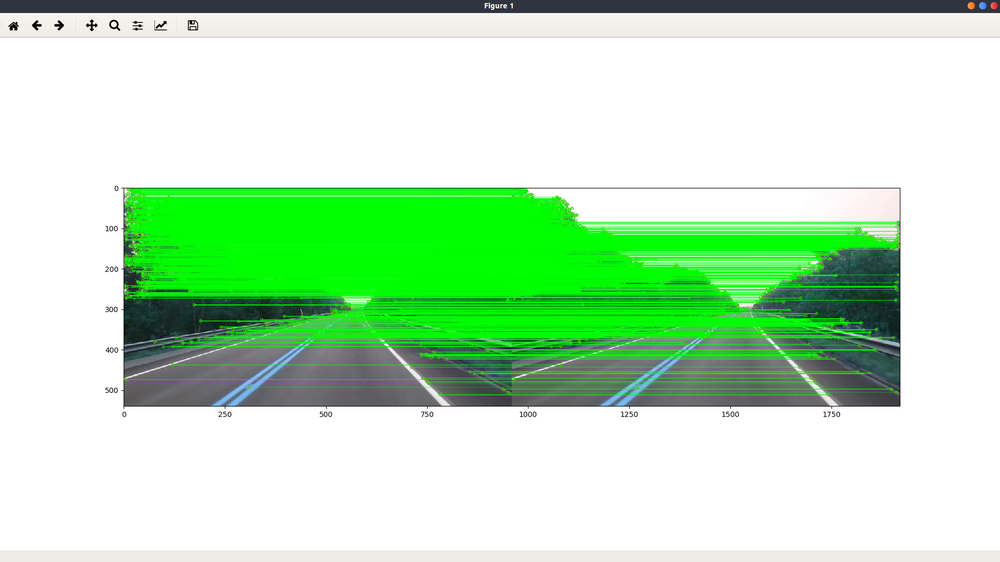
#> input picture flann_map.png, 1000 x 562 px, shrunk from 1917 x 1077 before the run
$ python -i display.py   (imports and definitions only)
#> lines starting #> are read from the running program, lines starting #| are printed output that depends on the picture
#> further down, picture is the input picture: shape (562, 1000, 3); mean B, G, R 190.7, 228.9, 189.4
import cv2
import numpy as np
import matplotlib.pyplot as plt
import sdl2
import sdl2.ext
from PIL import Image
import time
import pickle


class Extractor:
    def __init__(self):
        pass

    def returnPoints(self):
        return self.points

    def getFrame(self, frame):
        # FLANN based Matcher
        points = []

        frame1 = frame
        frame2 = cv2.cvtColor(frame, cv2.IMREAD_GRAYSCALE)
        # Initiate SIFT detector
        sift = cv2.xfeatures2d.SIFT_create()

        # Find the keypoints and descriptors with SIFT
        kp1, des1 = sift.detectAndCompute(frame1, None)
#> kp1 = 568 keypoints; strongest (x, y, size): (92, 21, 2), (96, 25, 2), (87, 25, 2), (92, 29, 2)
        kp2, des2 = sift.detectAndCompute(frame2, None)
#> kp2 has the same summary as kp1

        # FLANN parameters
        FLANN_INDEX_KDTREE = 0
        index_params = dict(algorithm=FLANN_INDEX_KDTREE, trees=5)
        search_params = dict(checks=25)

        flann = cv2.FlannBasedMatcher(index_params, search_params)

        matches = flann.knnMatch(des1, des2, k=2)
#> matches = 568 matches
        # Need to draw only good matches, so create a mask
        matchesMask = [[0,0] for i in range(len(matches))]
#> matchesMask = 568 pairs, first value 0 to 0, second value 0 to 0


        # Ratio test as per Lowe's paper
        for i,(m,n) in enumerate(matches):
            points.append([n.trainIdx, n.queryIdx])
            if m.distance < 0.7*n.distance:
                matchesMask[i] = [0,0]
#> after the loop, points = 568 pairs, first value 2 to 566, second value 0 to 567

        draw_params = dict(matchColor = (20, 200, 0),
                           singlePointColor = (255, 0, 0),
                           matchesMask = matchesMask,
                           flags = 0)
#> draw_params = 4 items

        img3 = cv2.drawMatchesKnn(frame1, kp1, frame2, kp2, matches, None, **draw_params)
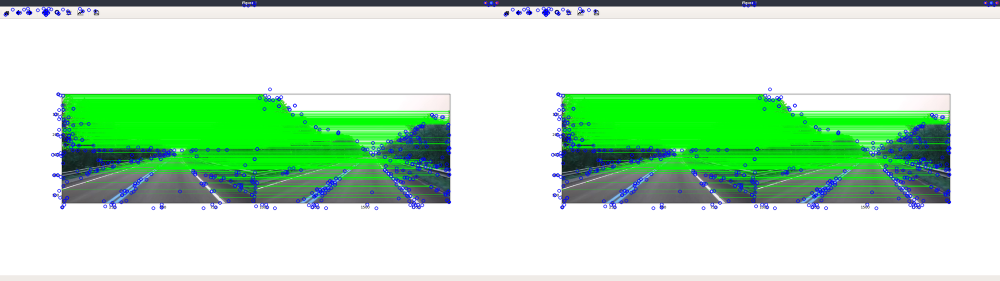
#> img3: shape (562, 2000, 4) (shown at 1/2 size); mean B, G, R, A 193.4, 226, 187.7, 250.4
        pickle.dump(points, open("data/points.p", "wb"))
        return img3


class Display:
    def __init__(self, W, H):
        self.W = W
        self.H = H

        sdl2.ext.init()
        self.window = sdl2.ext.Window("JSLAM", size=(W*2, H))
        self.window.show()

        self.factory = sdl2.ext.SpriteFactory(sdl2.ext.SOFTWARE)

    def displayVideo(self, frame):
        extractor = Extractor()
        start_time = time.time()
        match_points = extractor.getFrame(frame)
        print("Matchpoint time {} secs".format(time.time() - start_time))

        # Create a image to be feeded to the sprite factory
        img = Image.fromarray(match_points)
        img.save("videos/frame.png")

        sprite = self.factory.from_image("videos/frame.png")

        spriterenderer = self.factory.create_sprite_render_system(self.window)
        spriterenderer.render(sprite)

        self.window.refresh()

    def cleanUp(self):
        sdl2.ext.quit()

>>> import cv2
>>> picture = cv2.imread('../flann_map.png')
>>> result = Extractor().getFrame(picture)
